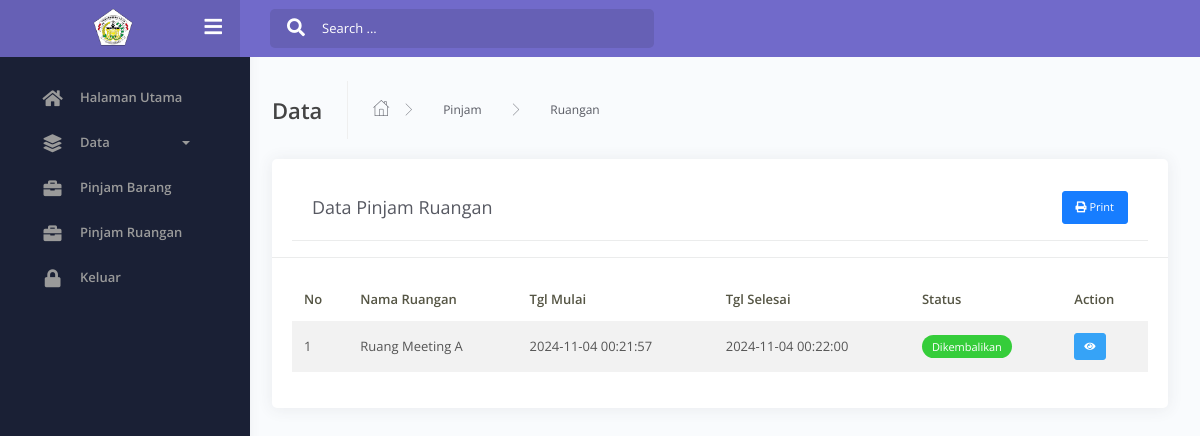
Page /admin/index.php?view=datapinjamruangan on the earlier database version.
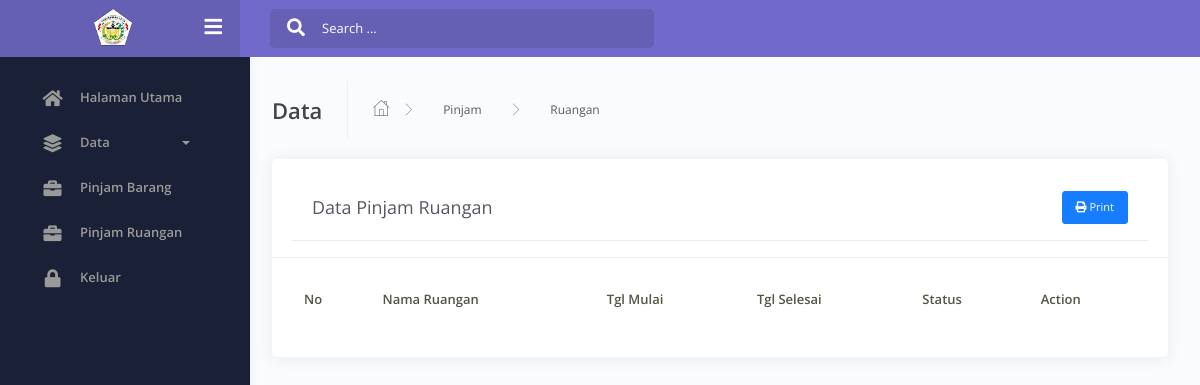
Same page on the later database version.
### tables this page shows
CREATE TABLE `pinjamruangan` (
  `id` int NOT NULL,
  `id_ruangan` int NOT NULL,
  `id_user` int NOT NULL,
  `tgl_mulai` date NOT NULL,
  `tgl_selesai` date NOT NULL,
  `keterangan` text,
  `status` enum('menunggu','dipinjam','dikembalikan','ditolak','diterima') DEFAULT 'menunggu',
  `catatan` text NOT NULL,
  `kondisi_pengembalian` varchar(50) DEFAULT NULL,
  `catatan_pengembalian` text,
  `tgl_pengembalian` date DEFAULT NULL
);

CREATE TABLE `ruangan` (
  `id` int NOT NULL,
  `nama_ruangan` varchar(100) NOT NULL,
  `deskripsi` text,
  `foto` varchar(255) DEFAULT NULL,
  `status` enum('free','used') DEFAULT 'free'
);

### admin/peminjaman/datapinjamruangan.php (the view, shortened to what this page needs)
<div class="main-panel">
	<div class="content">
		<div class="page-inner">
			<div class="page-header">
				<h4 class="page-title">Data</h4>
				<ul class="breadcrumbs">
					<li class="nav-home">
						<a href="#">
							<i class="flaticon-home"></i>
						</a>
					</li>
					<li class="separator">
						<i class="flaticon-right-arrow"></i>
					</li>
					<li class="nav-item">
						<a href="#">Pinjam</a>
					</li>
					<li class="separator">
						<i class="flaticon-right-arrow"></i>
					</li>
					<li class="nav-item">
						<a href="#">Ruangan</a>
					</li>
				</ul>
			</div>
			<div class="row">
				<div class="col-md-12">
					<div class="card">
						<div class="card-header">
							<div class="card-header">
								<div class="d-flex align-items-center justify-content-between">
									<h4 class="card-title">Data Pinjam Ruangan</h4>
									<button class="btn btn-primary btn-sm" onclick="generatePDF()">
										<i class="fa fa-print"></i> Print
									</button>
								</div>
							</div>
						</div>
						<div class="card-body">
							<div class="table-responsive">
								<table id="add-row" class="display table table-striped table-hover">
									<thead>
										<tr>
											<th>No</th>
											<th>Nama Ruangan</th>
											<th>Tgl Mulai</th>
											<th>Tgl Selesai</th>
											<th>Status</th>
											<th>Action</th>
										</tr>
									</thead>
									<tbody>
										<?php
										$no = 1;
										$query = mysqli_query($conn, 'SELECT pinjamruangan.id, pinjamruangan.id_ruangan, pinjamruangan.id_user, pinjamruangan.tgl_mulai, pinjamruangan.tgl_selesai, pinjamruangan.status, ruangan.nama_ruangan from pinjamruangan inner join ruangan on ruangan.id=pinjamruangan.id_ruangan inner join user on user.id=pinjamruangan.id_user');
										while ($pinjamruangan = mysqli_fetch_array($query)) {
										?>
											<tr>
												<td><?php echo $no++ ?></td>
												<td><?php echo $pinjamruangan['nama_ruangan'] ?></td>
												<td><?php echo $pinjamruangan['tgl_mulai'] ?></td>
												<td><?php echo $pinjamruangan['tgl_selesai'] ?></td>
												<td>
													<?php
													switch ($pinjamruangan['status']) {
														case 'dikembalikan':
															echo '<div class="badge badge-success">Dikembalikan</div>';
															break;
													}
													?>
												</td>
												<td>
													<?php if ($pinjamruangan['status'] == 'menunggu') { ?>
														<a href="?view=detailpinjamruangan&id=<?php echo $pinjamruangan['id'] ?>"
															title="Detail" class="btn btn-xs btn-info">
															<i class="fa fa-eye"></i>
														</a>
														<a href="#modalApprovePinjamRuangan<?php echo $pinjamruangan['id'] ?>"
															data-toggle="modal"
															title="Update Status"
															class="btn btn-xs btn-primary">
															<i class="fa fa-edit"></i> Update Status
														</a>
													<?php } else { ?>
														<a href="?view=detailpinjamruangan&id=<?php echo $pinjamruangan['id'] ?>"
															title="Detail" class="btn btn-xs btn-info">
															<i class="fa fa-eye"></i>
														</a>
													<?php } ?>
												</td>
											</tr>
										<?php } ?>
									</tbody>
								</table>
							</div>
						</div>
					</div>
				</div>
			</div>
		</div>
	</div>
</div>

Differences in the rows shown:
removed pinjamruangan: id_ruangan.nama_ruangan "Ruang Meeting A", tgl_mulai "2024-11-04 00:21:57", tgl_selesai "2024-11-04 00:22:00", status "Dikembalikan"
